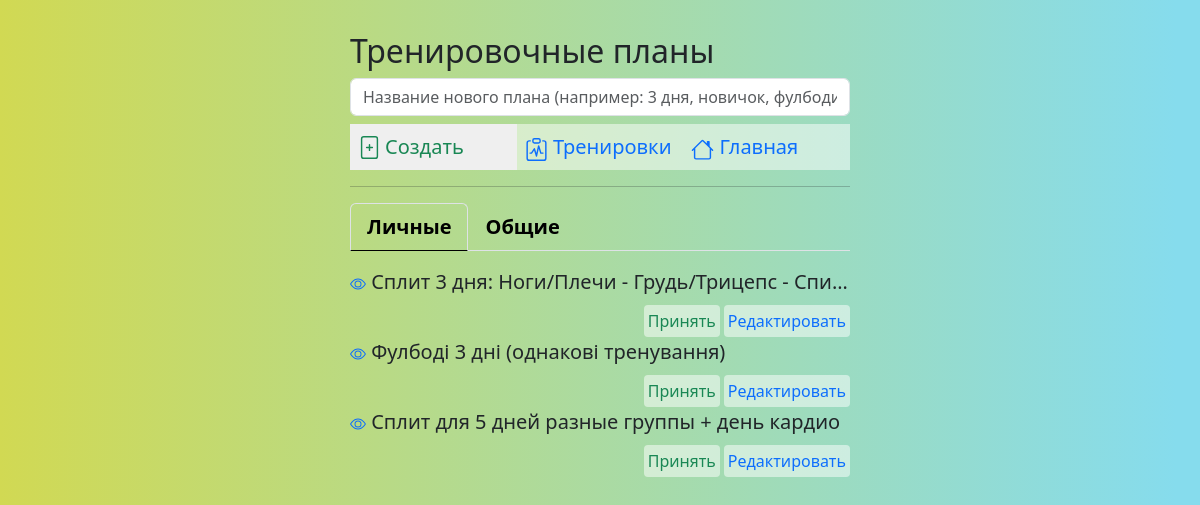
Page /plans_all (signed in) on the earlier database version.
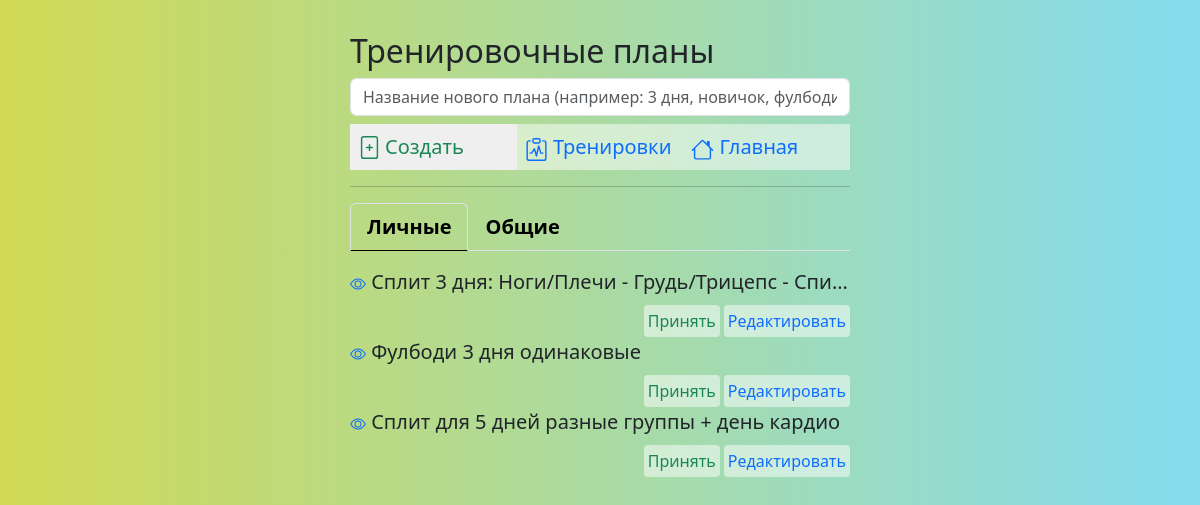
Same page on the later database version.
### _models.py (models this page shows)
class Plan(db.Model):
    __tablename__ = 'plans'
    id = db.Column(db.Integer, primary_key=True)
    name = db.Column(db.String, default='New Plan')
    local_names = db.Column(db.Text)
    owner = db.Column(db.String, default='Admin')
    img = db.Column(db.Text)
    trainings = relationship('Training', secondary='plan_trainings', back_populates='plans')

### main.py (the view)
@app.route('/plans_all', methods=['POST', 'GET'])
@login_required
def plans_all():
    languages = config.LANGUAGES
    conditions = or_(Plan.owner == current_user.name, Plan.owner == 'admin')
    plans = Plan.query.filter(conditions).all()
    plan_ids = [plan.id for plan in plans]
    plan_trainings = Plan_Trainings.query.filter(Plan_Trainings.plan_id.in_(plan_ids)).all()
    trainings_ids = [plan_training.training_id for plan_training in plan_trainings]
    trains = Training.query.filter(Training.training_id.in_(trainings_ids)).all()
    trainings_in_plan = {}  # {plan: [trains], ...}
    plans_local_names = {} # {plan: local_name}
    json_trainings_in_plan = []
    for plan in plans:
        plans_local_names[plan] = json.loads(plan.local_names) if plan.local_names is not None else {lang: '' for lang in languages}
        trainings_in_plan[plan] = []
        for plan_train in plan_trainings:
            for train in trains:
                if train.training_id == plan_train.training_id and plan_train.plan_id == plan.id:
                    train_time = 0
                    ex_loc_names_user_lang = []
                    for exercise in train.exercises:
                        te = TrainingExercise.query.filter_by(training_id=train.training_id, exercise_id=exercise.exercise_id).first()
                        train_time += te.sets * exercise.time_per_set
                        ex_loc_names = json.loads(exercise.localized_name)
                        ex_loc_name = ex_loc_names[current_user.language]
                        ex_loc_names_user_lang.append(ex_loc_name)
                    train_local_names = json.loads(train.local_names) if train.local_names is not None else {current_user.language: train.name}
                    train_local_name = train_local_names[current_user.language]
                    trainings_in_plan[plan].append([train_local_name, train_time, ex_loc_names_user_lang])
    for plan in plans:
        json_trainings_in_plan.append((plan.id, plan.name, plan.owner, plan.local_names, trainings_in_plan[plan]))
    return render_template('plans_all.html', trainings_in_plan=trainings_in_plan, plans_local_names=plans_local_names)

### _logic.py (called while the page is built)
def load_localization_dict():
    phrases = Localization.query.all()
    phrases_list = {}
    for phrase in phrases:
        translations_dict = json.loads(phrase.translations)
        phrases_list[phrase.key] = translations_dict
    return phrases_list

### main.py (called while the page is built)
@login_manager.user_loader
def load_user(user_id):
    return User.query.get(int(user_id))

@app.context_processor
def inject_local_dict():
    local_dict = load_localization_dict()
    return {'local_dict': local_dict}

### templates/plans_all.html (shortened to what the changed rows need)
{% extends 'base.html' %}
{% block body %}
<div class="account-block pt-3">
    <div class="mt-3">
        <h2>
            {{local_dict['Training plans'][current_user.language]}}
        </h2>
    </div>
        <div class="tab-content" id="tabContent">
            <div class="tab-pane fade show active" id="user_plans" role="tabpanel" aria-labelledby="user_plans_tab" tabindex="0">
                {% for plan, trains in trainings_in_plan.items() %}
                {% if plan.owner == current_user.name %}
                    <div class="row">
                            <div class="fs-5  mb-2 text-truncate">
                                <a class="link-underline link-underline-opacity-0" data-bs-toggle="collapse" href="#collapse_user_plan{{plan.id}}" role="button" aria-expanded="false" aria-controls="collapse_user_plan{{plan.id}}">
                                    <span class="text-dark">{{plan.name}}</span>
                                </a>
                            </div>
                            <div class="d-flex justify-content-end">
                                <div class="mx-1">
                                    <a href="/assign_training/{{plan.id}}" class="btn-personal str-link p-1 rounded-1 link-underline link-underline-opacity-0 text-success">
                                        {{local_dict['Accept'][current_user.language]}}
                                    </a>
                                </div>
                                <div class="mx-0">
                                    {% if plan.owner == current_user.name %}
                                        <a href="/plan_new/{{plan.id}}" class="btn-personal str-link p-1 rounded-1 link-underline link-underline-opacity-0 text-primary">
                                            {{local_dict['Edit'][current_user.language]}}
                                        </a>
                                    {% endif %}
                                </div>
                            </div>
                    </div>
                {% endif %}
                {% endfor %}
            </div>
        </div>
</div>
{% endblock %}

Differences in the rows shown:
changed Plan: name "Фулбоді 3 дні (однакові тренування)" → "Фулбоди 3 дня одинаковые"
